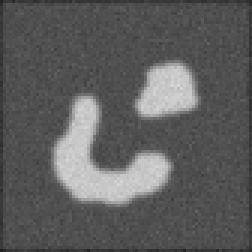
#> input picture twoObj.bmp, 84 x 84 px (shown 3 times larger)
$ python test_driver.py
#> lines starting #> are read from the running program, lines starting #| are printed output that depends on the picture
### seg_fwk.py
from initialize_phi import phi as ph
from schemes import  chanvesse_functional, yezzi_functional, bhattacharya_functional,seg_w_control,bhattacharya_w_control,optimal_segmentation
import numpy as np
from PIL import Image
class segmentation:

    def __init__(self, imname, algo,dt):
#> called with imname = 'twoObj', algo = 'ctrl1', dt = 0.5
        self.imname = imname
        self.img = self.get_image()
        self.img_shape = self.img.shape
        self.algo = algo
        self.phi_obj = ph(img=self.img, shape=self.img_shape,mask=None)
        self.dt = dt


    def get_image(self):
        if self.imname == 'airplane':
            img = np.array(Image.open('airplane.png'))
        elif self.imname == 'zebra':
            img = np.array(Image.open('zebra.bmp'))
        elif self.imname == 'twoObj':
            img = np.array(Image.open('twoObj.bmp'))
#> img is the input picture: shape (84, 84); min 34, max 214, mean 93.8
        return img

    # [24 lines left out: function execute, not called in this run]

### initialize_phi.py
from scipy.ndimage import distance_transform_edt as distance
import matplotlib.pyplot as plt
from matplotlib.path import Path
from matplotlib.widgets import LassoSelector
import numpy as np
#import scipy.io as sio

class phi:
    #mask = sio.loadmat('MASK_zebra.mat')['mask']
    def __init__(self, img, shape, mask):
#> called with shape = (84, 84)
        self.img = img
        self.phi_shape = shape
#> self.phi_shape = (84, 84)
        self.fig = plt.figure()
        self.ax1 = self.fig.add_subplot(121)
        self.pix = self.region_select_setup()
        self.selected_region = None
        m = LassoSelector(self.ax1, self.onselect)
        plt.show()
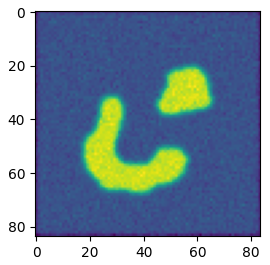
#> figure drawn by matplotlib, 1 panel
#> (the run stopped early here; a loop or call above may not have finished)
